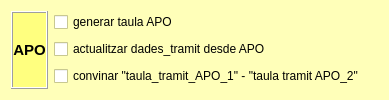
    <widget class="QFrame" name="frame_APO">
     <property name="palette">
      <palette>
       <active>
        <colorrole role="Light">
         <brush brushstyle="SolidPattern">
          <color alpha="255">
           <red>255</red>
           <green>255</green>
           <blue>255</blue>
          </color>
         </brush>
        </colorrole>
        <colorrole role="Base">
         <brush brushstyle="SolidPattern">
          <color alpha="255">
           <red>255</red>
           <green>255</green>
           <blue>255</blue>
          </color>
         </brush>
        </colorrole>
        <colorrole role="Window">
         <brush brushstyle="SolidPattern">
          <color alpha="255">
           <red>255</red>
           <green>255</green>
           <blue>185</blue>
          </color>
         </brush>
        </colorrole>
        <colorrole role="Shadow">
         <brush brushstyle="SolidPattern">
          <color alpha="255">
           <red>255</red>
           <green>255</green>
           <blue>255</blue>
          </color>
         </brush>
        </colorrole>
        <colorrole role="AlternateBase">
         <brush brushstyle="SolidPattern">
          <color alpha="255">
           <red>255</red>
           <green>255</green>
           <blue>255</blue>
          </color>
         </brush>
        </colorrole>
       </active>
       <inactive>
        <colorrole role="Light">
         <brush brushstyle="SolidPattern">
          <color alpha="255">
           <red>255</red>
           <green>255</green>
           <blue>255</blue>
          </color>
         </brush>
        </colorrole>
        <colorrole role="Base">
         <brush brushstyle="SolidPattern">
          <color alpha="255">
           <red>255</red>
           <green>255</green>
           <blue>255</blue>
          </color>
         </brush>
        </colorrole>
        <colorrole role="Window">
         <brush brushstyle="SolidPattern">
          <color alpha="255">
           <red>255</red>
           <green>255</green>
           <blue>185</blue>
          </color>
         </brush>
        </colorrole>
        <colorrole role="Shadow">
         <brush brushstyle="SolidPattern">
          <color alpha="255">
           <red>255</red>
           <green>255</green>
           <blue>255</blue>
          </color>
         </brush>
        </colorrole>
        <colorrole role="AlternateBase">
         <brush brushstyle="SolidPattern">
          <color alpha="255">
           <red>255</red>
           <green>255</green>
           <blue>255</blue>
          </color>
         </brush>
        </colorrole>
       </inactive>
       <disabled>
        <colorrole role="Light">
         <brush brushstyle="SolidPattern">
          <color alpha="255">
           <red>255</red>
           <green>255</green>
           <blue>255</blue>
          </color>
         </brush>
        </colorrole>
        <colorrole role="Base">
         <brush brushstyle="SolidPattern">
          <color alpha="255">
           <red>255</red>
           <green>255</green>
           <blue>185</blue>
          </color>
         </brush>
        </colorrole>
        <colorrole role="Window">
         <brush brushstyle="SolidPattern">
          <color alpha="255">
           <red>255</red>
           <green>255</green>
           <blue>185</blue>
          </color>
         </brush>
        </colorrole>
        <colorrole role="Shadow">
         <brush brushstyle="SolidPattern">
          <color alpha="255">
           <red>255</red>
           <green>255</green>
           <blue>255</blue>
          </color>
         </brush>
        </colorrole>
        <colorrole role="AlternateBase">
         <brush brushstyle="SolidPattern">
          <color alpha="255">
           <red>255</red>
           <green>255</green>
           <blue>255</blue>
          </color>
         </brush>
        </colorrole>
       </disabled>
      </palette>
     </property>
     <property name="autoFillBackground">
      <bool>true</bool>
     </property>
     <property name="frameShape">
      <enum>QFrame::NoFrame</enum>
     </property>
     <property name="frameShadow">
      <enum>QFrame::Plain</enum>
     </property>
     <property name="lineWidth">
      <number>1</number>
     </property>
     <layout class="QHBoxLayout" name="horizontalLayout_8">
      <item>
       <widget class="QLabel" name="label_2">
        <property name="palette">
         <palette>
          <active>
           <colorrole role="Base">
            <brush brushstyle="SolidPattern">
             <color alpha="255">
              <red>255</red>
              <green>255</green>
              <blue>255</blue>
             </color>
            </brush>
           </colorrole>
           <colorrole role="Window">
            <brush brushstyle="SolidPattern">
             <color alpha="255">
              <red>255</red>
              <green>255</green>
              <blue>127</blue>
             </color>
            </brush>
           </colorrole>
          </active>
          <inactive>
           <colorrole role="Base">
            <brush brushstyle="SolidPattern">
             <color alpha="255">
              <red>255</red>
              <green>255</green>
              <blue>255</blue>
             </color>
            </brush>
           </colorrole>
           <colorrole role="Window">
            <brush brushstyle="SolidPattern">
             <color alpha="255">
              <red>255</red>
              <green>255</green>
              <blue>127</blue>
             </color>
            </brush>
           </colorrole>
          </inactive>
          <disabled>
           <colorrole role="Base">
            <brush brushstyle="SolidPattern">
             <color alpha="255">
              <red>255</red>
              <green>255</green>
              <blue>127</blue>
             </color>
            </brush>
           </colorrole>
           <colorrole role="Window">
            <brush brushstyle="SolidPattern">
             <color alpha="255">
              <red>255</red>
              <green>255</green>
              <blue>127</blue>
             </color>
            </brush>
           </colorrole>
          </disabled>
         </palette>
        </property>
        <property name="font">
         <font>
          <pointsize>11</pointsize>
          <weight>75</weight>
          <bold>true</bold>
         </font>
        </property>
        <property name="autoFillBackground">
         <bool>true</bool>
        </property>
        <property name="frameShape">
         <enum>QFrame::Box</enum>
        </property>
        <property name="frameShadow">
         <enum>QFrame::Raised</enum>
        </property>
        <property name="lineWidth">
         <number>1</number>
        </property>
        <property name="text">
         <string>APO</string>
        </property>
        <property name="scaledContents">
         <bool>false</bool>
        </property>
        <property name="alignment">
         <set>Qt::AlignCenter</set>
        </property>
       </widget>
      </item>
      <item>
       <layout class="QVBoxLayout" name="verticalLayout">
        <item>
         <widget class="QCheckBox" name="checkBox_apo">
          <property name="text">
           <string>generar taula APO</string>
          </property>
         </widget>
        </item>
        <item>
         <widget class="QCheckBox" name="checkBox_act_desde_apo">
          <property name="text">
           <string>actualitzar dades_tramit desde APO</string>
          </property>
         </widget>
        </item>
        <item>
         <widget class="QCheckBox" name="checkBox_apo1_2">
          <property name="text">
           <string>convinar &quot;taula_tramit_APO_1&quot; - &quot;taula tramit APO_2&quot;    </string>
          </property>
         </widget>
        </item>
       </layout>
      </item>
     </layout>
    </widget>
